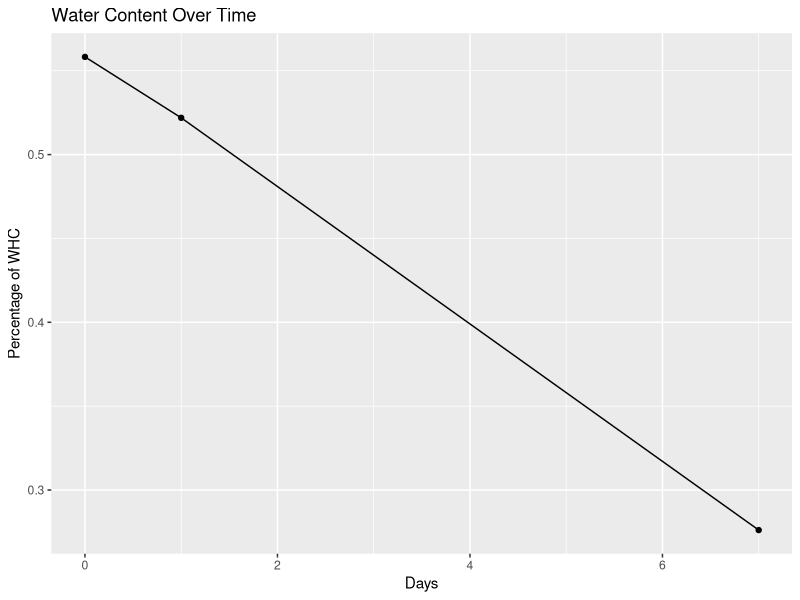

Recreate this plot in R.
# Sarah Gao
# February 21, 2021
# This script is to analyse data from a soil drying test trial.

library("readr")
library("dplyr")
library("ggplot2")
library("scales")

# Read in data from drying trials
soil_drying <- readr::read_csv("data/raw_data/Trials_Results-Drying_Trial.csv")

# Create water holding capacity variables

tray_mass <- 370.13
tray_predry_soil_mass <- 765.10
predry_soil_mass <- tray_predry_soil_mass - tray_mass

# Post oven drying using soils from jar #1 + jar #4
tray_dry_soil_mass <- 725.65
dry_soil_mass <- tray_dry_soil_mass - tray_mass

# Rewetting with ~107.8g of soil (smaller soil sample)
prewet_soil_tray_mass <- 477.92
prewet_soil_mass <- prewet_soil_tray_mass - tray_mass

postwet_soil_tray_mass <- 523.40
postwet_soil_mass <- postwet_soil_tray_mass - tray_mass
water100_mass <- postwet_soil_mass - prewet_soil_mass
water100_as_dry_soil_per <- water100_mass / prewet_soil_mass

######

# Track water loss from jars #1 and #4 because you're dumb and did this
# totally wrong
jars_1_4 <- data.frame("days" = as.numeric(c(0,1,7)))

# Add in soil mass measures
jars_1_4$soil_mass <- as.numeric(c((soil_drying[1,7] + soil_drying[4,7]),
                        (soil_drying[1,8] + soil_drying[4,8]),
                        (soil_drying[1,9] + soil_drying[4,9])))

# Establish WHC as a percentage to dry mass variables
soil_dry_mass <- dry_soil_mass
soil_100_mass <- (water100_as_dry_soil_per * soil_dry_mass) + soil_dry_mass
water100_mass <- soil_100_mass - soil_dry_mass

# Add in water mass and water percentage measures
jars_1_4 <- jars_1_4 %>%
  mutate(
    water_mass = soil_mass - soil_dry_mass,
    water_per = water_mass / water100_mass
  )

# Plot water percentage over time
ggplot(jars_1_4, aes(x = days,
                     y = water_per)) +
  geom_line() +
  geom_point() +
  labs(x = "Days",
       y = "Percentage of WHC",
       title = "Water Content Over Time") +
  scale_x_continuous(breaks = pretty_breaks())
